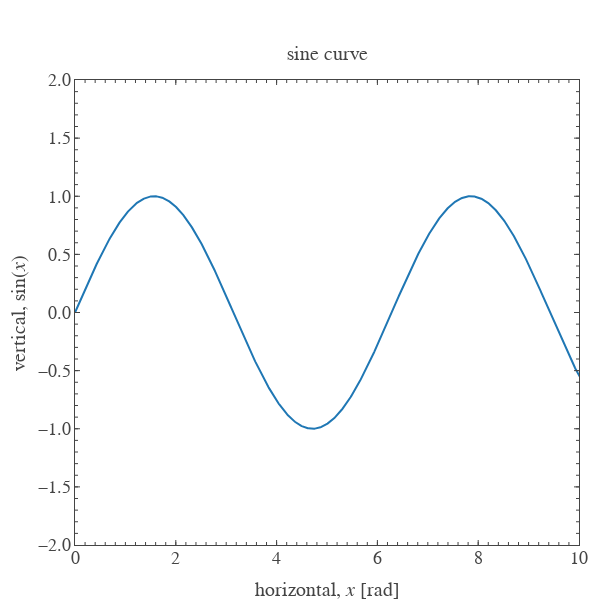

Notebook source saved alongside this figure:
### Code cell
plt.show(scatter)

### Figure 1 — Plotly figure (JSON) as saved in the notebook; plotly's stock layout.template omitted (floating-point values rounded to 4 significant figures; data arrays with more than 128 entries replaced by an {"elided": "..."} marker saying what was removed)
{"data": [{"type": "scatter", "uid": "fe755719-bc02-46ed-932e-8a4084579baf", "x": {"elided": "2000 float values"}, "y": {"elided": "2000 float values"}}, {"type": "scatter", "uid": "ee78172f-9e0a-4c52-b845-968617812d6f", "visible": false, "xaxis": "x101", "yaxis": "y101"}, {"type": "scatter", "uid": "2a014ce2-fc6f-41bd-aa41-bc21740fc624", "visible": false, "xaxis": "x201", "yaxis": "y201"}], "layout": {"font": {"family": "fantasy"}, "height": 600, "margin": {"b": 20, "l": 20, "r": 20, "t": 80}, "title": {"font": {"size": 20}, "text": "sine curve", "xanchor": "center", "xref": "paper", "y": 0.9111, "yanchor": "middle", "yref": "container"}, "width": 600, "xaxis": {"anchor": "y", "automargin": true, "dtick": 2, "hoverformat": ".f", "range": [0, 10], "showgrid": false, "showline": false, "showticklabels": true, "tickfont": {"size": 18}, "ticklen": 5, "ticks": "inside", "title": {"font": {"size": 20}, "text": "horizontal, <i>x</i> [rad]"}, "zeroline": false}, "xaxis101": {"anchor": "y", "automargin": true, "dtick": 2, "overlaying": "x", "range": [0, 10], "scaleanchor": "x", "showgrid": false, "showline": false, "showticklabels": false, "side": "top", "ticklen": 5, "ticks": "inside", "zeroline": false}, "xaxis201": {"anchor": "y", "automargin": true, "dtick": 0.2, "mirror": "ticks", "overlaying": "x", "range": [0, 10], "scaleanchor": "x", "showgrid": false, "showline": true, "showticklabels": false, "ticklen": 3, "ticks": "inside", "zeroline": false}, "yaxis": {"anchor": "x", "automargin": true, "dtick": 0.5, "hoverformat": ".f", "range": [-2, 2], "showgrid": false, "showline": false, "showticklabels": true, "tickfont": {"size": 18}, "tickformat": ".1f", "ticklen": 5, "tickprefix": " ", "ticks": "inside", "ticksuffix": " ", "title": {"font": {"size": 20}, "text": "vertical, <i></i>sin<i></i>(<i>x</i>)<i></i>"}, "zeroline": false}, "yaxis101": {"anchor": "x", "automargin": true, "dtick": 0.5, "overlaying": "y", "range": [-2, 2], "scaleanchor": "y", "showgrid": false, "showline": false, "showticklabels": false, "side": "right", "tickformat": ".1f", "ticklen": 5, "ticks": "inside", "zeroline": false}, "yaxis201": {"anchor": "x", "automargin": true, "dtick": 0.1, "mirror": "ticks", "overlaying": "y", "range": [-2, 2], "scaleanchor": "y", "showgrid": false, "showline": true, "showticklabels": false, "tickformat": ".1f", "ticklen": 3, "ticks": "inside", "zeroline": false}}}
